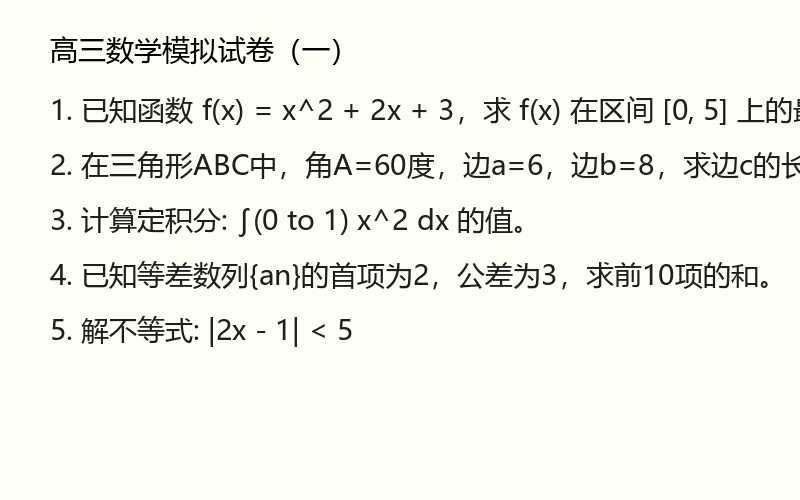
#> input picture data/samples/test_paper.png, 800 x 500 px
$ python -i image_processor.py   (imports and definitions only)
#> lines starting #> are read from the running program, lines starting #| are printed output that depends on the picture; after the words box and inside, x2 and y2 are one past the last pixel; in counts of white or black regions, pixels touching at a corner belong together
"""
图像预处理模块
针对老旧扫描件和模糊拍照场景的预处理流水线

处理流程：
    原始图像 → 灰度归一化 → 自适应二值化 → 几何校正 → 去噪增强 → [超分辨率]
"""
import cv2
import numpy as np
from pathlib import Path
from typing import Optional, Tuple
from PIL import Image


class ImagePreprocessor:
    """图像预处理流水线"""

    def __init__(self, enable_super_res: bool = False):
        """
        Args:
            enable_super_res: 是否启用超分辨率（计算密集，按需开启）
        """
        self.enable_super_res = enable_super_res

    def process(self, image_path: str) -> np.ndarray:
        """
        完整的预处理流水线

        Args:
            image_path: 图像文件路径

        Returns:
            预处理后的图像 (numpy array, BGR格式)
        """
#> called with image_path = '../../data/samples/test_paper.png'
        # 读取图像
        img = cv2.imread(image_path)
#> img is the input picture: shape (500, 800, 3); mean B, G, R 233.6, 243.1, 243.1
        if img is None:
            raise ValueError(f"无法读取图像: {image_path}")

        # Step 1: 灰度归一化 - 消除光照不均
        img = self._normalize_lighting(img)

        # Step 2: 自适应二值化 - 分离文字与背景
        binary = self._adaptive_binarize(img)

        # Step 3: 几何校正 - 矫正倾斜
        img = self._correct_skew(img)

        # Step 4: 去噪增强
        img = self._denoise_and_sharpen(img)

        # Step 5: 超分辨率（按需）
        if self.enable_super_res:
            img = self._super_resolution(img)

        return img

    def _normalize_lighting(self, img: np.ndarray) -> np.ndarray:
        """
        灰度归一化：使用 CLAHE 均衡化，消除不均匀光照
        """
        gray = cv2.cvtColor(img, cv2.COLOR_BGR2GRAY)
        clahe = cv2.createCLAHE(clipLimit=2.0, tileGridSize=(8, 8))
        equalized = clahe.apply(gray)
        return cv2.cvtColor(equalized, cv2.COLOR_GRAY2BGR)

    def _adaptive_binarize(self, img: np.ndarray) -> np.ndarray:
        """
        自适应二值化：Sauvola 算法思想，对古籍发黄纸张效果好
        这里使用 OpenCV 的 adaptiveThreshold 作为简化实现
        """
        gray = cv2.cvtColor(img, cv2.COLOR_BGR2GRAY)
        # 大核高斯自适应阈值，适合不均匀背景
        binary = cv2.adaptiveThreshold(
            gray, 255,
            cv2.ADAPTIVE_THRESH_GAUSSIAN_C,
            cv2.THRESH_BINARY,
            blockSize=31,   # 大核适应缓慢变化的背景
            C=10            # 常数偏移，值越大文字越细
        )
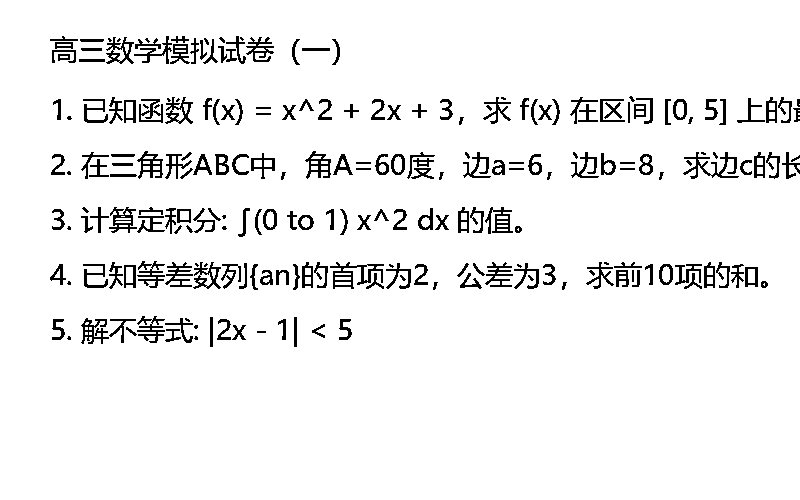
#> binary: shape (500, 800); 94.1% white; black in thin lines or dots, all inside (x1, y1, x2, y2) = (50, 36, 800, 347)
        return binary

    def _correct_skew(self, img: np.ndarray) -> np.ndarray:
        """
        几何校正：霍夫变换检测文本行角度，旋转矫正
        对于严重倾斜的拍照扫描件有重要作用
        """
        gray = cv2.cvtColor(img, cv2.COLOR_BGR2GRAY)

        # 边缘检测
        edges = cv2.Canny(gray, 50, 150, apertureSize=3)
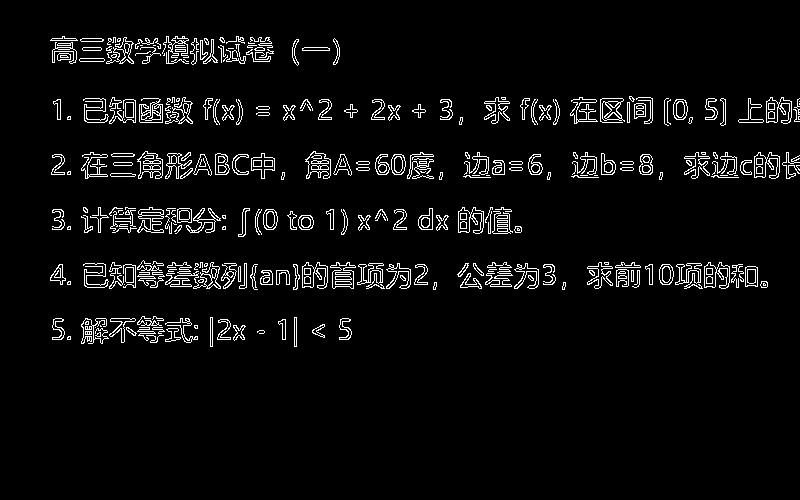
#> edges: shape (500, 800); 4.6% white in thin lines or dots, all inside (x1, y1, x2, y2) = (50, 36, 800, 347)

        # 霍夫变换检测直线
        lines = cv2.HoughLines(edges, 1, np.pi / 180, threshold=200)
#> lines = 19 rows, first 8: [284, 1.57], [278, 1.55], [119, 1.57], [270, 1.59], [265, 1.57], [289, 1.55], [271, 1.57], [276, 1.55]

        if lines is None:
            return img  # 无明显直线，不矫正

        # 计算所有直线的平均角度
        angles = []
        for line in lines:
            rho, theta = line[0]
            angle = np.rad2deg(theta) - 90  # 转为相对于垂直方向的角度
            if -45 < angle < 45:  # 只考虑合理范围内的倾斜
                angles.append(angle)
#> this loop made 19 passes
#> (rho, theta, angle) on passes 1 to 12: (284, 1.57, 0), (278, 1.55, -1), (119, 1.57, 0), (270, 1.59, 1), (265, 1.57, 0), (289, 1.55, -1), (271, 1.57, 0), (276, 1.55, -1), (273, 1.59, 1), (174, 1.57, 0), (280, 1.57, 0), (275, 1.57, 0)
#> after the loop, angles = [0, -1, 0, 1, 0, -1, 0, -1, 1, 0, 0, 0, 1, 1, 0, -1, -1, 1, 0]

        if not angles:
            return img

        median_angle = np.median(angles)
#> median_angle = 0

        # 角度小于 0.5 度则不矫正
        if abs(median_angle) < 0.5:
            return img

        # 旋转矫正
        h, w = img.shape[:2]
        center = (w // 2, h // 2)
        rotation_matrix = cv2.getRotationMatrix2D(center, median_angle, 1.0)
        corrected = cv2.warpAffine(
            img, rotation_matrix, (w, h),
            borderMode=cv2.BORDER_CONSTANT,
            borderValue=(255, 255, 255)
        )
        return corrected

    def _denoise_and_sharpen(self, img: np.ndarray) -> np.ndarray:
        """
        去噪 + 锐化：中值滤波去噪，然后拉普拉斯锐化
        """
        # 中值滤波 - 去除椒盐噪声，同时保护边缘
        denoised = cv2.medianBlur(img, 3)
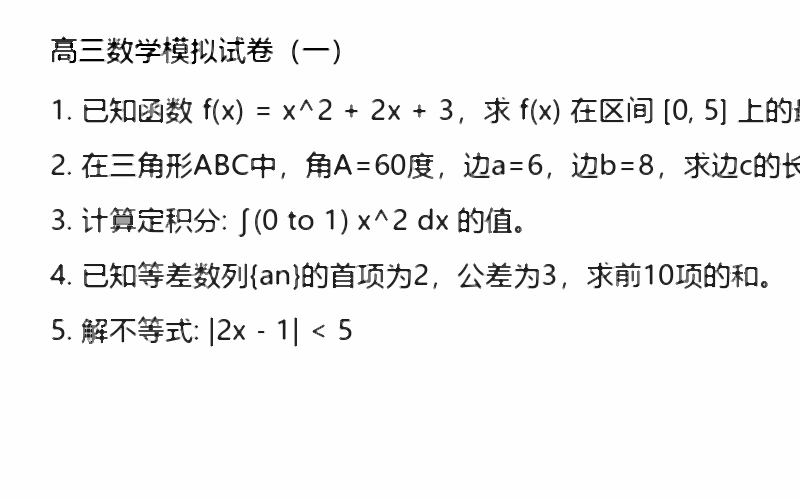
#> denoised: shape (500, 800, 3); min 2, max 254, mean 242.8

        # 拉普拉斯锐化 - 增强文字边缘
        kernel = np.array([
            [0, -1,  0],
            [-1,  5, -1],
            [0, -1,  0]
        ], dtype=np.float32)
        sharpened = cv2.filter2D(denoised, -1, kernel)
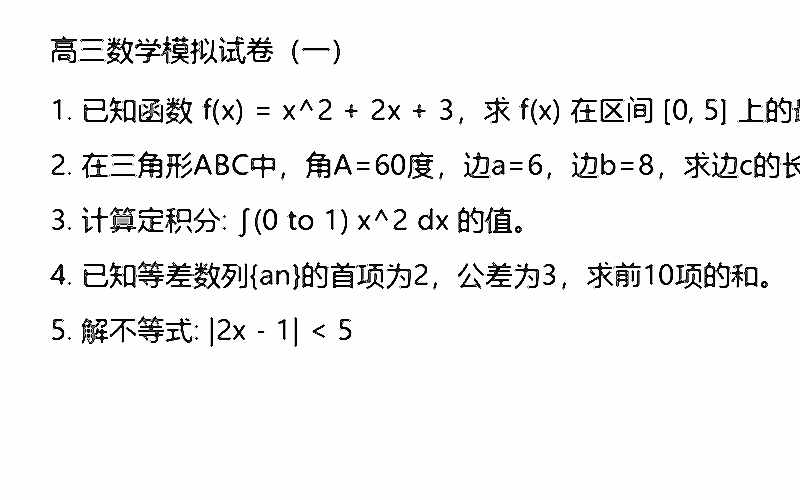
#> sharpened: shape (500, 800, 3); min 0, max 255, mean 241.1

        return sharpened

    def _super_resolution(self, img: np.ndarray) -> np.ndarray:
        """
        超分辨率重建（占位）
        实际使用时接入 Real-ESRGAN 模型

        当前简化实现：双三次插值上采样 + 锐化
        """
        h, w = img.shape[:2]
        upscaled = cv2.resize(img, (w * 2, h * 2), interpolation=cv2.INTER_CUBIC)

        # 额外锐化补偿插值模糊
        kernel = np.array([
            [0, -0.5,  0],
            [-0.5,  3, -0.5],
            [0, -0.5,  0]
        ], dtype=np.float32)
        sharpened = cv2.filter2D(upscaled, -1, kernel)

        return sharpened


def load_image_as_pil(image_path: str) -> Image.Image:
    """将图像加载为 PIL Image（用于 CLIP/Qwen-VL 输入）"""
    return Image.open(image_path).convert("RGB")


def save_processed_image(img: np.ndarray, output_path: str) -> str:
    """保存处理后的图像"""
    cv2.imwrite(output_path, img)
    return output_path

>>> result = ImagePreprocessor().process('../../data/samples/test_paper.png')
